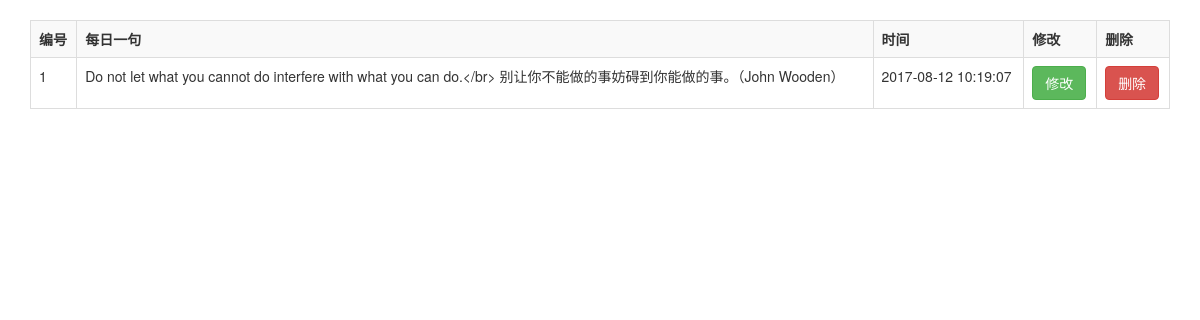
The app's page /admin/dailyTalk/index.php, older data.
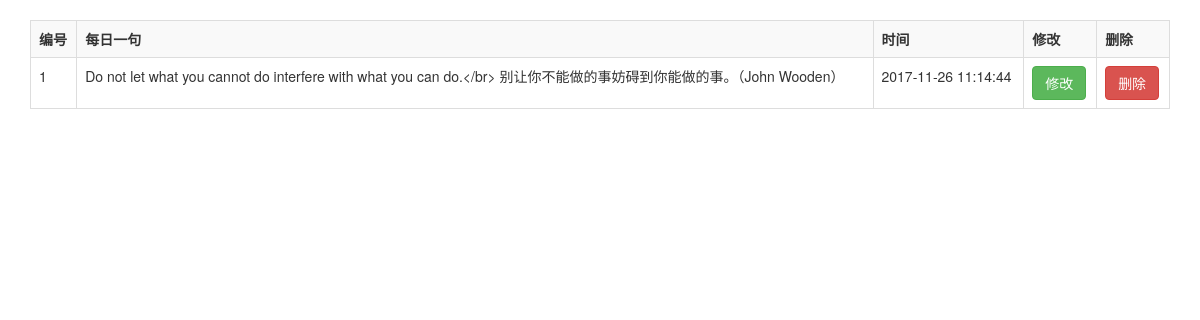
The same page, newer data.
### tables this page shows
CREATE TABLE `daily_talk` (
  `id` int(11) NOT NULL AUTO_INCREMENT,
  `content` varchar(255) DEFAULT NULL,
  `time` int(11) DEFAULT NULL,
  PRIMARY KEY (`id`)
);

### admin/dailyTalk/index.php (the view, shortened to what this page needs)
<?php
    include '../../public/db.php';
    $sql = "SELECT * FROM daily_talk";
	  $smt=$pdo->prepare($sql);
	  $smt->execute();
	  $rows=$smt->fetchAll();
?>
<!doctype html>
<html lang="en">
<head>
	<link rel="stylesheet" href="../../public/bs/css/bootstrap.min.css">
</head>
<body>
	<div class="container">
		 <table class='table table-striped table-hover table-bordered' style="margin-top: 20px">
			<tr>
				<th>编号</th>
				<th>每日一句</th>
				<th>时间</th>
				<th>修改</th>
				<th>删除</th>
			</tr>
			<?php
				foreach($rows as $row){
					echo "<tr>";
					echo "<td>{$row['id']}</td>";
					echo "<td>{$row['content']}</td>";
					echo "<td>".date('20y-m-d h:i:s',$row['time'])."</td>";
					echo "<td><a href='edit.php?id={$row['id']}' class='btn btn-success'>修改</a></td>";
					echo "<td><a href='delete.php?id={$row['id']}' class='btn btn-danger delete'>删除</a></td>";
					echo "</tr>";
				}
			?>
		</table>
	</div>
</body>
</html>

Row changes from the older to the newer data that the page shows:
changed daily_talk id 1: time "2017-08-12 10:19:07" → "2017-11-26 11:14:44"
